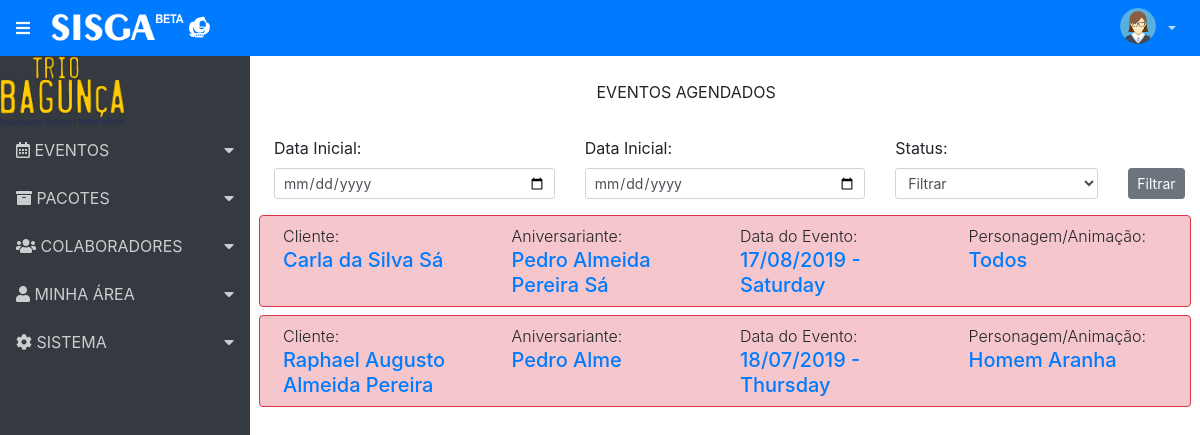
/index.php/agenda/Agendamentos, run on an earlier commit of the app's database.
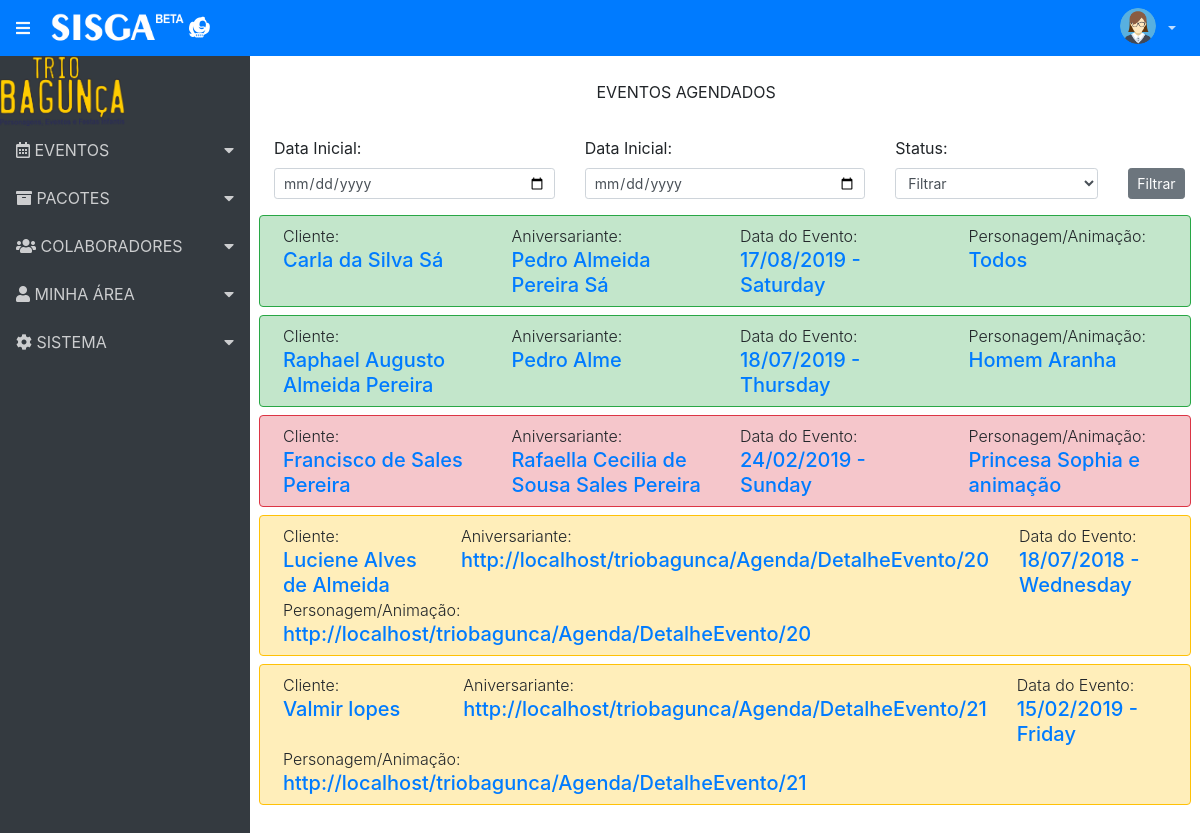
And on a later commit of the database.
### tables this page shows
CREATE TABLE `evento` (
  `id_evento` int(11) NOT NULL,
  `nome_cli` varchar(50) NOT NULL,
  `niver_cli` varchar(50) NOT NULL,
  `idade_niver` varchar(15) NOT NULL,
  `data_evento` date NOT NULL,
  `email_cli` varchar(50) NOT NULL,
  `hora_evento` time NOT NULL,
  `nome_mae` varchar(100) NOT NULL,
  `nome_pai` varchar(100) NOT NULL,
  `cep_evento` varchar(11) NOT NULL,
  `rua_evento` text NOT NULL,
  `cidade_evento` varchar(50) NOT NULL,
  `bairro_evento` varchar(50) NOT NULL,
  `estado_evento` varchar(2) NOT NULL,
  `Complemento` text NOT NULL,
  `nome_emergencia` varchar(50) NOT NULL,
  `numero_emergencia` varchar(14) NOT NULL,
  `qtd_crianca_evento` varchar(5) NOT NULL,
  `idade_media_evento` varchar(15) NOT NULL,
  `id_pct` varchar(50) NOT NULL,
  `especificacao_pct` text NOT NULL,
  `psg_evento` text NOT NULL,
  `hora_chegada` time NOT NULL,
  `tempo_evento` time NOT NULL,
  `hora_adicional` time NOT NULL,
  `valor_pct` varchar(12) NOT NULL,
  `valor_total` varchar(12) NOT NULL,
  `sinal_valor` varchar(12) NOT NULL,
  `falta_pagar_valor` varchar(12) NOT NULL,
  `status_evento` varchar(10) NOT NULL
);

### application/controllers/Agenda.php (called while the page is built, shortened)
<?php
class Agenda extends CI_Controller {
	function __construct() {
		$this->load->library('form_validation');
	}
	public function Agendamentos(){
		$this->load->model('Agenda_model');
		$lista = $this->Agenda_model->MostraAgenda();
		$dados =  array('evento' => $lista);
		$this->load->view('header', $dados);
		$this->load->view('menu');
		$this->load->view('Agendamentos', $dados);
		$this->load->view('footer');
	}
}

### index.php (called while the page is built, shortened)
<?php
require_once BASEPATH.'core/CodeIgniter.php';

### application/models/Agenda_model.php (called while the page is built, shortened)
<?php
class Agenda_model extends CI_Model {
	public function MostraAgenda () {
		return $this->db->get('evento')->result_array();
	}
}

### application/views/Agendamentos.php (the view, shortened to what this page needs)
	<div class="container p-4">
			<div class="form-group row">
				<div class="col-lg-3"></div>
				<div class="col-lg-5"><p class="text-center">EVENTOS AGENDADOS</p></div>
			  	<div class="col-lg-4">
				</div>
			</div>
		<form action="">
			<div class="form-group row">
				<div class="col-lg-4">
					<label for="DataInicio">Data Inicial: </label>
					<input type="date" name="inicio" id="DataInicio" class="form-control form-control-sm">
				</div>
				<div class="col-lg-4">
					<label for="DataFinal">Data Inicial: </label>
					<input type="date" name="fim" id="DataFinal" class="form-control form-control-sm">
				</div>
				<div class="col-lg-3">
					<label for="status">Status: </label>
					<select class="form-control form-control-sm" id="status">
						<option selected disabled>Filtrar</option>
					</select>
				</div>
				<div class="col-lg-1">
					<label for="status" class="text-white">Filtrar: </label>
					<button class="btn btn-secondary btn-sm" type="submit">Filtrar</button>
				</div>
			</div>
		</form>
			<?php foreach ($evento as $ev):
				$data = strftime('%d/%m/%Y - %A', strtotime($ev['data_evento']));
				if ($ev['status_evento'] == 'Confirmado') {
					$conf = "table-success border border-success";
				}elseif ($ev['status_evento'] == 'Pendente') {
					$conf = "table-warning border border-warning";
				} else {
					$conf = "table-danger border border-danger";
				}
			?>
			<div class="row border border-primary rounded p-2 mb-2 <?= $conf; ?>">
               <div class="col">
                   <span class="font-weight-light">Cliente: <br /></span>
                   <span class="h5">
                   	<?=  anchor("Agenda/DetalheEvento/{$ev['id_evento']}", $ev['nome_cli']);?>
                   </span>
               </div>
               <div class="col">
                   <span class="font-weight-light">Aniversariante: <br /></span>
                   <span class="h5"><?=  anchor("Agenda/DetalheEvento/{$ev['id_evento']}", $ev['niver_cli']); ?></span>
               </div>
               <div class="col">
                   <span class="font-weight-light">Data do Evento: <br /></span>
                   <span class="h5"><?=  anchor("Agenda/DetalheEvento/{$ev['id_evento']}", $data); ?> </</span>
               </div>
               <div class="col">
                   <span class="font-weight-light">Personagem/Animação: <br /></span>
                   <span class="h5">
                       <?=  anchor("Agenda/DetalheEvento/{$ev['id_evento']}", $ev['psg_evento']); ?>
                   </span>
               </div>
           </div>
		<?php endforeach ?>
</div>

### application/views/header.php (shortened to what this page needs)
<!doctype html>
<html lang="pt-br">
<head>
    <link rel="stylesheet" href="<?php echo base_url('assets/css/bootstrap.css');?>">
    <link rel="stylesheet" href="https://use.fontawesome.com/releases/v5.2.0/css/all.css">
    <link rel="stylesheet" href="<?php echo base_url('assets/css/bsadmin.css'); ?>">
    <link rel="stylesheet" href="<?php echo base_url('assets/css/jquery-ui.css'); ?>">
</head>
<body>
<nav class="navbar navbar-expand navbar-dark bg-primary">
    <a class="sidebar-toggle text-light mr-3"><i class="fa fa-bars"></i></a>
    <a class="navbar-brand" href="#"><i class="fab fa-themeisle"></i> <img class='rounded float-left' width='65%' src='<?= base_url("assets/img/logo_sistema.png");?>'></a>
    <div class="navbar-collapse collapse">
            <ul class="navbar-nav ml-auto">
                <div class="float-right">
                    <?php
                        $sexouser = $this->session->userdata('sexouser');
                        $foto = $this->session->userdata('foto');
                        if (!empty($foto)) {
                            echo "<img class='float-right rounded-circle' width='40px' src='".base_url("assets/img/fotos_usuarios/$foto")."'>";
                        } elseif ($sexouser == "MASCULINO") {
                            echo "<img class='float-right rounded-circle' width='7%' src='".base_url("assets/img/avatar_man.png")."'>";
                        } else {
                           echo "<img class='float-right rounded-circle' width='7%' src='".base_url("assets/img/avatar_woman.png")."'>";
                        }
                    ?>
                </div>
                <li class="nav-item dropdown">
                    <a class="nav-link dropdown-toggle" href="#" id="navbarDropdownMenuLink" data-toggle="dropdown">
                    </a>
                </li>
            </ul>
    </div>
</nav>

### application/views/menu.php (shortened to what this page needs)
<div class="d-flex">
    <nav class="sidebar bg-dark">
        <img class='ml-10' width='50%' src='<?= base_url("assets/img/logo-trio.png");?>'></a>
        <ul class="list-unstyled">
            <li>
                <a href="#submenu2" data-toggle="collapse"><i class="far fa-calendar-alt"></i> EVENTOS</a>
            </li>
            <li>
                <a href="#submenu3" data-toggle="collapse"><i class="fas fa-archive"></i> PACOTES</a>
            </li>
            <li>
                <a href="#submenu4" data-toggle="collapse"><i class="fas fa-users"></i> COLABORADORES</a>
            </li>
            <li>
                <a href="#submenu7" data-toggle="collapse"><i class="fas fa-user"></i> MINHA ÁREA</a>
            </li>
            <li>
                <a href="#submenu8" data-toggle="collapse"><i class="fas fa-cog"></i> SISTEMA</a>
            </li>
        </ul>
    </nav>

### application/views/footer.php (shortened to what this page needs)
</body>
</html>

### assets/css/bsadmin.css (style rules this page uses)
.navbar-dark .navbar-nav .nav-link, .navbar-dark .navbar-text { color: rgba(255, 255, 255, .75); }
.sidebar { min-width: 250px; max-width: 250px; min-height: calc(100vh - 56px); transition: all 0.3s; }
.sidebar ul li a { display: block; padding: .75rem 1rem; color: rgba(255, 255, 255, .75); text-decoration: none; }
.sidebar [data-toggle="collapse"] { position: relative; }
.sidebar [data-toggle="collapse"]:before { content: "\f0d7"; font-family: "Font Awesome 5 Free"; font-weight: 900; position: absolute; right: 1rem; }
.bg-primary { color: #FFFFFF; font-weight: bold; }

What changed in the data, as far as the page shows it:
changed evento "Carla da Silva Sá": status_evento empty → "Confirmado" (drawn)
changed evento "Raphael Augusto Almeida Pereira": status_evento empty → "Confirmado" (drawn)
added evento: id_evento+nome_cli "Francisco de Sales Pereira", id_evento+niver_cli "Rafaella Cecilia de Sousa Sales Pereira", id_evento+data_evento "24/02/2019 - Sunday", id_evento+psg_evento "Princesa Sophia e animação"
added evento: id_evento+nome_cli "Luciene Alves de Almeida", id_evento+niver_cli "http://localhost/triobagunca/Agenda/DetalheEvento/20", id_evento+data_evento "18/07/2018 - Wednesday", id_evento+psg_evento "http://localhost/triobagunca/Agenda/DetalheEvento/20", status_evento "Pendente" (drawn)
added evento: id_evento+nome_cli "Valmir lopes", id_evento+niver_cli "http://localhost/triobagunca/Agenda/DetalheEvento/21", id_evento+data_evento "15/02/2019 - Friday", id_evento+psg_evento "http://localhost/triobagunca/Agenda/DetalheEvento/21", status_evento "Pendente" (drawn)
